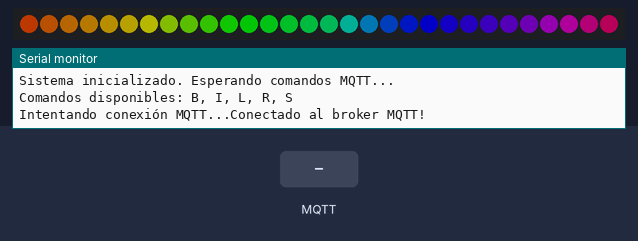
A program run on a simulated ESP32. Parts: 30 RGB LEDs in strip order, left to right, the last lines printed to the serial monitor. Inputs (shaded band) come from the test bench. Dim RGB values are drawn brighter than linear; WiFi joins after 1.5 s; servers stay silent unless stated; no MQTT or app messages arrive unless stated.

Above: at 3.7 s.
3.8 s: MQTT message "B" arrives on the first subscribed topic
At 4.4 s:
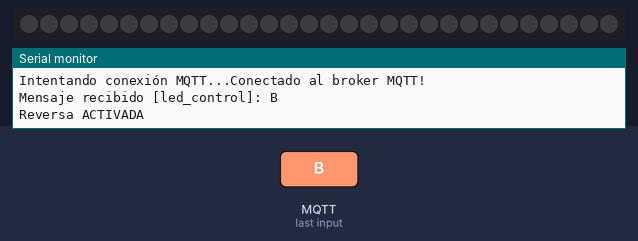
At 4.9 s:
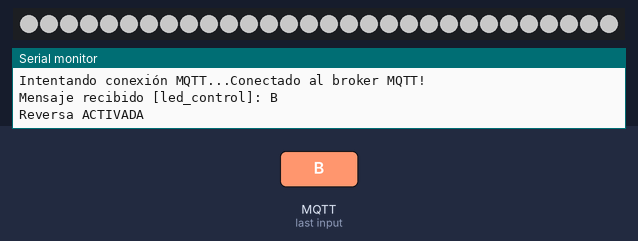
6.8 s: MQTT message "I" arrives on the first subscribed topic
At 9.26 s:
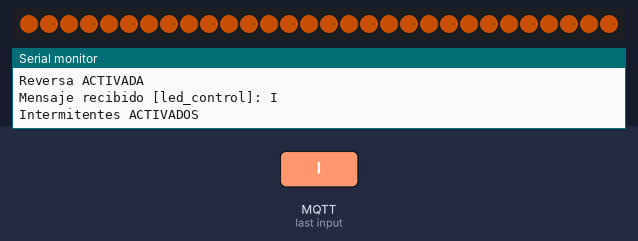

The program:

main.cpp
```cpp
#include <Arduino.h>
#include <FastLED.h>
#include <FreeRTOS.h>
#include <task.h>
#include <semphr.h>
#include <WiFi.h>
#include <PubSubClient.h>
#include <ArduinoJson.h>

// ==================== CONFIGURACIÓN ====================
#define NUM_LEDS 30
#define DATA_PIN 13
#define BRIGHTNESS 100
#define MQTT_TOPIC "led_control"
#define MQTT_TOPIC_STATUS "led_status"

// ==================== VARIABLES GLOBALES ====================
CRGB leds[NUM_LEDS];
SemaphoreHandle_t xSemaphore = NULL;

// Estados de animación (cada uno puede estar activo/inactivo)
typedef struct {
    bool reverseEnabled;      // B - Reversa (blanco)
    bool intermittentEnabled; // I - Intermitentes (ámbar)
    bool leftEnabled;         // L - Izquierda
    bool rightEnabled;        // R - Derecha
    bool stopEnabled;         // S - Alto (rojo)
    bool defaultEnabled;      // Animación RGB por defecto
} AnimationStates;

AnimationStates animStates = {false, false, false, false, false, true};

// Variables MQTT/WiFi
const char* ssid = "TU_SSID";
const char* password = "TU_PASSWORD";
const char* mqtt_server = "broker.hivemq.com"; // Broker público gratuito
const int mqtt_port = 1883;
const char* mqtt_client_id = "ESP32_LED_Controller";

WiFiClient espClient;
PubSubClient client(espClient);

// ==================== DECLARACIÓN DE TAREAS ====================
void TaskDefaultAnimation(void *pvParameters);
void TaskReverseAnimation(void *pvParameters);
void TaskIntermittentAnimation(void *pvParameters);
void TaskLeftAnimation(void *pvParameters);
void TaskRightAnimation(void *pvParameters);
void TaskStopAnimation(void *pvParameters);
void TaskMQTTHandler(void *pvParameters);

// Handles para las tareas
TaskHandle_t hTaskDefault = NULL;
TaskHandle_t hTaskReverse = NULL;
TaskHandle_t hTaskIntermittent = NULL;
TaskHandle_t hTaskLeft = NULL;
TaskHandle_t hTaskRight = NULL;
TaskHandle_t hTaskStop = NULL;
TaskHandle_t hTaskMQTT = NULL;

// ==================== FUNCIONES AUXILIARES ====================
void connectToWiFi() {
    Serial.print("Conectando a WiFi");
    WiFi.begin(ssid, password);

    while (WiFi.status() != WL_CONNECTED) {
        delay(500);
        Serial.print(".");
    }

    Serial.println("\nConectado a WiFi!");
    Serial.print("IP Address: ");
    Serial.println(WiFi.localIP());
}

void callback(char* topic, byte* payload, unsigned int length) {
    Serial.print("Mensaje recibido [");
    Serial.print(topic);
    Serial.print("]: ");

    String message;
    for (unsigned int i = 0; i < length; i++) {
        message += (char)payload[i];
    }
    Serial.println(message);

    // Procesar comando
    if (message.length() > 0) {
        char command = message.charAt(0);

        // Toggle de estados
        switch(command) {
            case 'B': // Reversa
                animStates.reverseEnabled = !animStates.reverseEnabled;
                Serial.println(animStates.reverseEnabled ? "Reversa ACTIVADA" : "Reversa DESACTIVADA");
                break;

            case 'I': // Intermitentes
                animStates.intermittentEnabled = !animStates.intermittentEnabled;
                Serial.println(animStates.intermittentEnabled ? "Intermitentes ACTIVADOS" : "Intermitentes DESACTIVADOS");
                break;

            case 'L': // Izquierda
                animStates.leftEnabled = !animStates.leftEnabled;
                Serial.println(animStates.leftEnabled ? "Izquierda ACTIVADA" : "Izquierda DESACTIVADA");
                break;

            case 'R': // Derecha
                animStates.rightEnabled = !animStates.rightEnabled;
                Serial.println(animStates.rightEnabled ? "Derecha ACTIVADA" : "Derecha DESACTIVADA");
                break;

            case 'S': // Alto
                animStates.stopEnabled = !animStates.stopEnabled;
                Serial.println(animStates.stopEnabled ? "Alto ACTIVADO" : "Alto DESACTIVADO");
                break;

            default:
                Serial.println("Comando no reconocido");
                return;
        }

        // Si algún comando especial está activo, desactivar animación por defecto
        if (animStates.reverseEnabled || animStates.intermittentEnabled ||
            animStates.leftEnabled || animStates.rightEnabled || animStates.stopEnabled) {
            animStates.defaultEnabled = false;
        } else {
            animStates.defaultEnabled = true;
        }

        // Enviar estado actualizado
        sendStatusUpdate();
    }
}

void reconnectMQTT() {
    while (!client.connected()) {
        Serial.print("Intentando conexión MQTT...");

        if (client.connect(mqtt_client_id)) {
            Serial.println("Conectado al broker MQTT!");
            client.subscribe(MQTT_TOPIC);
        } else {
            Serial.print("Falló, rc=");
            Serial.print(client.state());
            Serial.println(" Intentando de nuevo en 5 segundos...");
            delay(5000);
        }
    }
}

void sendStatusUpdate() {
    StaticJsonDocument<256> doc;
    doc["default"] = animStates.defaultEnabled;
    doc["reverse"] = animStates.reverseEnabled;
    doc["intermittent"] = animStates.intermittentEnabled;
    doc["left"] = animStates.leftEnabled;
    doc["right"] = animStates.rightEnabled;
    doc["stop"] = animStates.stopEnabled;

    char buffer[256];
    serializeJson(doc, buffer);
    client.publish(MQTT_TOPIC_STATUS, buffer);
}

// ==================== TAREAS DE ANIMACIÓN ====================

// Tarea 1: Animación RGB por defecto
void TaskDefaultAnimation(void *pvParameters) {
    uint8_t hue = 0;

    while (1) {
        if (animStates.defaultEnabled) {
            if (xSemaphoreTake(xSemaphore, portMAX_DELAY) == pdTRUE) {
                fill_rainbow(leds, NUM_LEDS, hue++, 7);
                FastLED.show();
                xSemaphoreGive(xSemaphore);
            }
        }
        vTaskDelay(pdMS_TO_TICKS(50));
    }
}

// Tarea 2: Reversa (Parpadear primeros y últimos 15 LEDs en blanco)
void TaskReverseAnimation(void *pvParameters) {
    bool state = false;

    while (1) {
        if (animStates.reverseEnabled) {
            if (xSemaphoreTake(xSemaphore, portMAX_DELAY) == pdTRUE) {
                CRGB color = state ? CRGB::White : CRGB::Black;

                // Primeros 15 LEDs
                for (int i = 0; i < 15 && i < NUM_LEDS; i++) {
                    leds[i] = color;
                }

                // Últimos 15 LEDs
                for (int i = NUM_LEDS - 1; i >= NUM_LEDS - 15 && i >= 0; i--) {
                    leds[i] = color;
                }

                FastLED.show();
                xSemaphoreGive(xSemaphore);

                state = !state;
            }
        }
        vTaskDelay(pdMS_TO_TICKS(500)); // Parpadeo cada 500ms
    }
}

// Tarea 3: Intermitentes (Parpadear primeros y últimos 15 LEDs en ámbar)
void TaskIntermittentAnimation(void *pvParameters) {
    bool state = false;

    while (1) {
        if (animStates.intermittentEnabled) {
            if (xSemaphoreTake(xSemaphore, portMAX_DELAY) == pdTRUE) {
                CRGB color = state ? CRGB(255, 100, 0) : CRGB::Black; // Ámbar

                // Primeros 15 LEDs
                for (int i = 0; i < 15 && i < NUM_LEDS; i++) {
                    leds[i] = color;
                }

                // Últimos 15 LEDs
                for (int i = NUM_LEDS - 1; i >= NUM_LEDS - 15 && i >= 0; i--) {
                    leds[i] = color;
                }

                FastLED.show();
                xSemaphoreGive(xSemaphore);

                state = !state;
            }
        }
        vTaskDelay(pdMS_TO_TICKS(300)); // Parpadeo más rápido
    }
}

// Tarea 4: Animación direccional izquierda usando dos LEDs
void TaskLeftAnimation(void *pvParameters) {
    int position = 0;

    while (1) {
        if (animStates.leftEnabled) {
            if (xSemaphoreTake(xSemaphore, portMAX_DELAY) == pdTRUE) {
                // Apagar todos los LEDs
                fill_solid(leds, NUM_LEDS, CRGB::Black);

                // Encender dos LEDs consecutivos
                if (position < NUM_LEDS - 1) {
                    leds[position] = CRGB::Blue;
                    leds[position + 1] = CRGB::Blue;
                }

                FastLED.show();
                xSemaphoreGive(xSemaphore);

                position++;
                if (position >= NUM_LEDS - 1) {
                    position = 0;
                }
            }
        }
        vTaskDelay(pdMS_TO_TICKS(100)); // Velocidad de animación
    }
}

// Tarea 5: Animación direccional derecha usando dos LEDs
void TaskRightAnimation(void *pvParameters) {
    int position = NUM_LEDS - 1;

    while (1) {
        if (animStates.rightEnabled) {
            if (xSemaphoreTake(xSemaphore, portMAX_DELAY) == pdTRUE) {
                // Apagar todos los LEDs
                fill_solid(leds, NUM_LEDS, CRGB::Black);

                // Encender dos LEDs consecutivos
                if (position > 0) {
                    leds[position] = CRGB::Green;
                    leds[position - 1] = CRGB::Green;
                }

                FastLED.show();
                xSemaphoreGive(xSemaphore);

                position--;
                if (position <= 0) {
                    position = NUM_LEDS - 1;
                }
            }
        }
        vTaskDelay(pdMS_TO_TICKS(100)); // Velocidad de animación
    }
}

// Tarea 6: Alto (Encender primeros y últimos 15 LEDs en rojo)
void TaskStopAnimation(void *pvParameters) {
    while (1) {
        if (animStates.stopEnabled) {
            if (xSemaphoreTake(xSemaphore, portMAX_DELAY) == pdTRUE) {
                // Encender primeros 15 LEDs en rojo
                for (int i = 0; i < 15 && i < NUM_LEDS; i++) {
                    leds[i] = CRGB::Red;
                }

                // Encender últimos 15 LEDs en rojo
                for (int i = NUM_LEDS - 1; i >= NUM_LEDS - 15 && i >= 0; i--) {
                    leds[i] = CRGB::Red;
                }

                FastLED.show();
                xSemaphoreGive(xSemaphore);
            }
        }
        vTaskDelay(pdMS_TO_TICKS(100));
    }
}

// Tarea 7: Manejo MQTT
void TaskMQTTHandler(void *pvParameters) {
    while (1) {
        if (!client.connected()) {
            reconnectMQTT();
        }
        client.loop();
        vTaskDelay(pdMS_TO_TICKS(100));
    }
}

// ==================== SETUP PRINCIPAL ====================
void setup() {
    Serial.begin(115200);
    delay(1000);

    Serial.println("=== SISTEMA DE CONTROL LED POR NUBE ===");

    // Inicializar FastLED
    FastLED.addLeds<WS2812B, DATA_PIN, GRB>(leds, NUM_LEDS);
    FastLED.setBrightness(BRIGHTNESS);
    fill_solid(leds, NUM_LEDS, CRGB::Black);
    FastLED.show();

    // Crear semáforo para sincronización
    xSemaphore = xSemaphoreCreateMutex();

    // Conectar a WiFi
    connectToWiFi();

    // Configurar MQTT
    client.setServer(mqtt_server, mqtt_port);
    client.setCallback(callback);

    // Crear todas las tareas de animación
    xTaskCreatePinnedToCore(
        TaskDefaultAnimation,   // Función de la tarea
        "DefaultAnim",          // Nombre
        4096,                   // Stack size
        NULL,                   // Parámetros
        1,                      // Prioridad
        &hTaskDefault,          // Handle
        1                       // Núcleo
    );

    xTaskCreatePinnedToCore(
        TaskReverseAnimation,
        "ReverseAnim",
        2048,
        NULL,
        2,
        &hTaskReverse,
        1
    );

    xTaskCreatePinnedToCore(
        TaskIntermittentAnimation,
        "IntermittentAnim",
        2048,
        NULL,
        2,
        &hTaskIntermittent,
        1
    );

    xTaskCreatePinnedToCore(
        TaskLeftAnimation,
        "LeftAnim",
        2048,
        NULL,
        2,
        &hTaskLeft,
        1
    );

    xTaskCreatePinnedToCore(
        TaskRightAnimation,
        "RightAnim",
        2048,
        NULL,
        2,
        &hTaskRight,
        1
    );

    xTaskCreatePinnedToCore(
        TaskStopAnimation,
        "StopAnim",
        2048,
        NULL,
        2,
        &hTaskStop,
        1
    );

    xTaskCreatePinnedToCore(
        TaskMQTTHandler,
        "MQTTHandler",
        8192,                   // Más stack para MQTT
        NULL,
        3,                      // Prioridad más alta
        &hTaskMQTT,
        0                       // Núcleo 0
    );

    Serial.println("Sistema inicializado. Esperando comandos MQTT...");
    Serial.println("Comandos disponibles: B, I, L, R, S");
}

void loop() {
    // FreeRTOS maneja todas las tareas
    vTaskDelete(NULL);
}
```

Measured:
- after the input at 6.8 s, the LEDs: first differ from a run without the input after 0.51 s (image 3)
- what the display in image 1 shows lasts 0.5 s, from 4.0 s to 4.5 s
